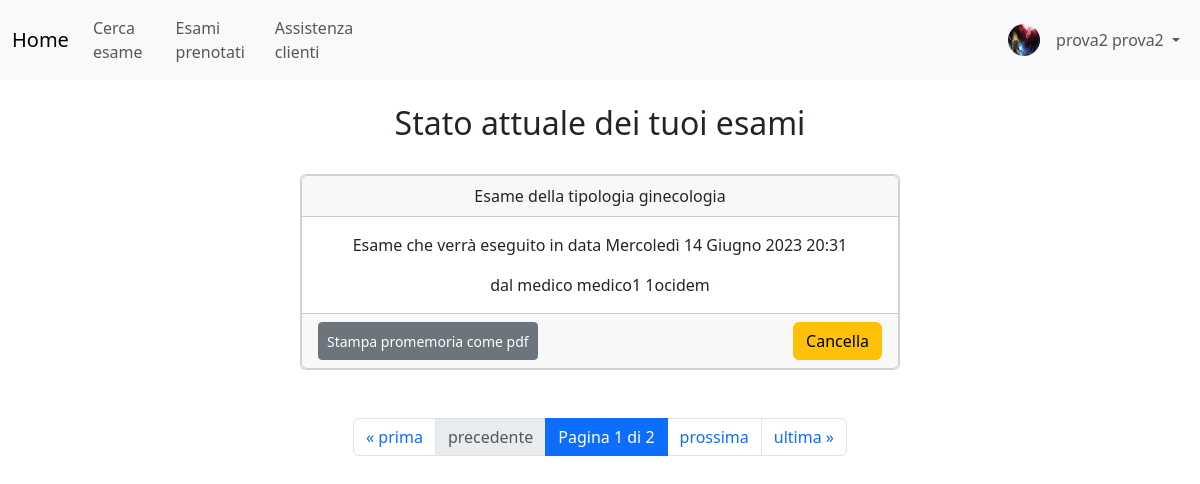
Page /gestione_utenti/situazione/ (signed in) on the committed database.
### utenti_custom/models.py (models this page shows)
class UtenteCustom(AbstractUser):
    username = None
    email = models.EmailField(_('email address'), unique=True)
    foto_profilo = models.ImageField(upload_to ='immagini_utenti/%Y/%m/%d/', blank=True, null=True)
    USERNAME_FIELD = 'email'
    REQUIRED_FIELDS = ['first_name', 'last_name',]
    objects = UserManager()
    def __str__(self):
        return f"{self.first_name} {self.last_name}"

### gestione_medici/models.py (models this page shows, shortened)
class Esame(DirtyFieldsMixin, models.Model):
    TIPOLOGIE_POSSIBILI = [
        ('ematochimica', 'Ematochimica'),
        ('urine', 'Urine'),
        ('oculistica', 'Oculistica'),
        ('radiografia', 'Radiografia'),
        ('ginecologia', 'Ginecologia'),
        ('ecografia', 'Ecografia'),
        ('risonanza_magnetica', 'Risonanza magnetica'),
        ('cardiologia', 'Cardiologia'),
        ('allergologia', 'Allergologia'),
        ('gastroenterologia', 'gastroenterologia'),
        ('urologia', 'Urologia'),
        ('psichiatria', 'Psichiatria'),
        ('pediatria', 'Pediatria'),
        ('otorinolaringologia', 'Otorinolaringologia'),
        ('neurologia', 'Neurologia'),
        ('dermatologia', 'Dermatologia'),
        ('endocrinologia', 'Endocrinologia'),
        ('angiologia', 'Angiologia')
    ]
    STATI_POSSIBILI = [
        ('disponibile', 'Disponibile'),
        ('prenotato', 'Prenotato'),
        ('eseguito', 'Eseguito'),
        ('cancellato', 'Cancellato')
    ]
    tipologia = models.CharField(max_length=30, choices=TIPOLOGIE_POSSIBILI)
    medico = models.ForeignKey(Medico, related_name='esami_caricati', on_delete=models.PROTECT)
    data = models.DateTimeField()
    stato = models.CharField(max_length=20, choices=STATI_POSSIBILI, default='disponibile')
    paziente = models.ForeignKey(UtenteCustom, related_name='esami', null=True, blank=True,
                               on_delete=models.SET_NULL)
    def get_nome_medico(self):
        return self.medico.utente.first_name
    def get_cognome_medico(self):
        return self.medico.utente.last_name
    class Meta:
        verbose_name_plural = 'Esami'
        ordering = ['data']

class Medico(models.Model):
    utente = models.OneToOneField(UtenteCustom, on_delete=models.CASCADE, related_name='medico')
    descrizione = models.TextField(blank=True, null=True)
    class Meta:
        verbose_name_plural = 'Medici'

### gestione_utenti/views.py (the view)
# urls.py: path("situazione/", situazione_utente, name="situazione"),
@login_required
def situazione_utente(request):
    user = get_object_or_404(UtenteCustom, pk=request.user.pk)
    esami = user.esami.all()
    paginatore = Paginator(esami, 1)
    numero_pagina = request.GET.get("page")
    pagina = paginatore.get_page(numero_pagina)
    ctx = {'page_obj': pagina}
    return render(request,"gestione_utenti/situazione.html",ctx)

### gestione_utenti/templates/gestione_utenti/situazione.html (shortened to what this page needs)
{% extends 'base.html' %}
{% block content %}
<br>
<center>
<h2> Stato attuale dei tuoi esami </h2>
</center>
<br>
<div class="d-flex justify-content-center">
{% for e in page_obj  %}
<br>
<div class="d-flex aligns-items-center justify-content-center card text-center w-50 mx-auto">
<div class="card text-center">
  <div class="card-header">
     Esame della tipologia {{ e.tipologia }}
  </div>
  <div class="card-body">
    {% if e.stato == 'prenotato' %}
        <p class="card-text"> Esame che verrà eseguito in data {{e.data}}</p>
    {% else %}
        <p class="card-text"> Esame eseguito in data {{e.data}}</p>
    {% endif %}
        <p class="card-text"> dal medico {{e.get_nome_medico}} {{e.get_cognome_medico}}</p>
  </div>
    <div class="card-footer">
        <div class="btn-wrapper text-center d-flex justify-content-between">
            <a href="{% url 'gestione_utenti:stampa_esame' e.pk %}"
            class="btn btn-secondary  btn-sm text-white d-flex align-items-center">Stampa promemoria come pdf</a>
            <a href="{% url 'gestione_utenti:cancella_prenotazione' e.pk %}"
            class="btn btn-warning" style="">Cancella</a>
        </div>
  </div>
</div>
</div>
</div>
<br>
{%endfor%}
{% include "paginatore.html" %}
{% endblock %}

### templates/base.html (shortened to what this page needs)
<!DOCTYPE html>
<html lang="en">
{% load static %}
<head>
    {% block head %}
  <link rel="stylesheet" href="https://cdn.jsdelivr.net/npm/bootstrap@5.3.0/dist/css/bootstrap.min.css">
  {% endblock %}
  {% load crispy_forms_tags %}
</head>
<body>
  <nav class="navbar navbar-expand-sm bg-light navbar-light">
    <div class="container-fluid ">
      {% block navbar %}
      <a class="navbar-brand" href="{% url 'home' %}">Home</a>
      <div class="collapse navbar-collapse" id="collapsibleNavbar">
        <ul class="navbar-nav">
          <li class="nav-item">
            <a class="nav-link" href="{% url 'gestione_medici:ricerca_esami' %}">Cerca esame</a>
          </li>
          <li class="nav-item">
            <a class="nav-link" href="{% url 'gestione_utenti:situazione' %}">Esami prenotati</a>
          </li>
          <li class="nav-item">
            <a class="nav-link" href="#">Assistenza clienti</a>
          </li>
        </ul>
        <div class="navbar-collapse collapse w-100 order-3 dual-collapse2">
          <ul class="navbar-nav ms-auto">
            <li class="nav-item">
              <span class="navbar-text">
                {% if request.user.is_authenticated and request.user.foto_profilo %}
                  <img src="{{ request.user.foto_profilo.url }}" alt="Foto profilo" class="rounded-circle mt-1 me-2" style="width: 32px; height: 32px;">
                {% else %}
                  <img src="{% static '/immagini/blank_profile_picture.png' %}" alt="Immagine default" class="rounded-circle mt-1 me-2" style="width: 32px; height: 32px;">
                {% endif %}
              </span>
            </li>
            <li class="nav-item dropdown">
              <a class="nav-link dropdown-toggle" id="navbarDropdownMenuLink" role="button" data-bs-toggle="dropdown" aria-haspopup="true" aria-expanded="false">
                {% if request.user.is_authenticated %}
                  {{ request.user }}
                {% else %}
                  Utente anonimo
                {% endif %}
              </a>
          </ul>
        </div>
      </div>
      {% endblock %}
    </div>
  </nav>
{% block content %}
{% endblock %}
</body>
</html>

### rows in the picture
UtenteCustom: user.foto_profilo (picture), user "prova2 prova2"
Esame: tipologia "ginecologia", data "Mercoledì 14 Giugno 2023 20:31", get_nome_medico "medico1", get_cognome_medico "1ocidem"

### other values in the picture
{{ page_obj.number }} "1"
{{ page_obj.paginator.num_pages }} "2"
